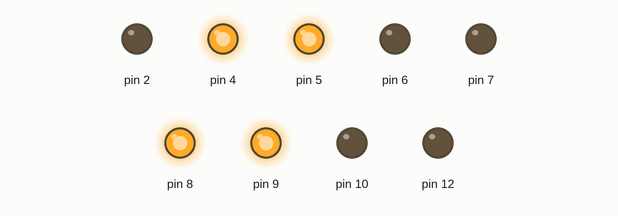
This sketch was run on a simulated Arduino Uno, built with avr-gcc and run on an emulated ATmega328P. Parts: output pins drawn as LEDs (lit = HIGH).

Above: at 0.5 s.
At 1.5 s:
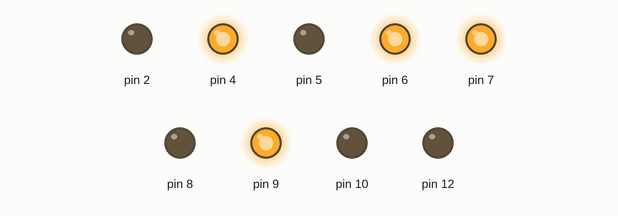
At 2.5 s:
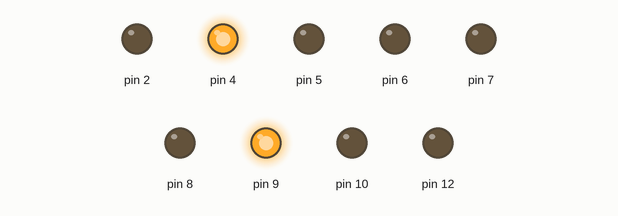
At 3.5 s:
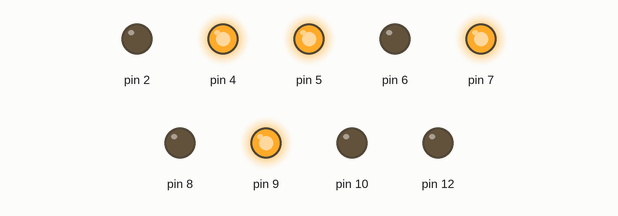
At 4.5 s:
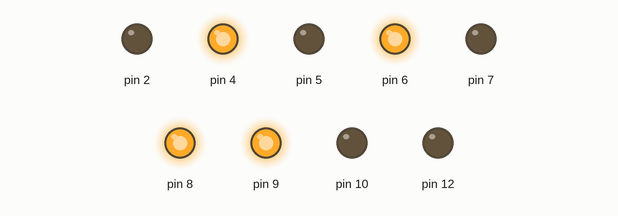
Timing chart, 0 to 6.5 s (numbered marks = the images above):
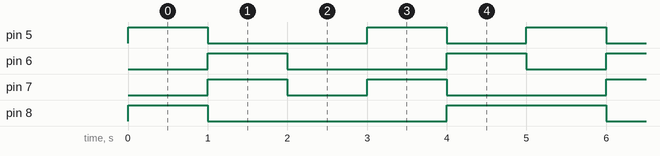

Measured:
- by itself, pin 5, pin 6: repeats every 5.0 s: LOW 2.0 s, HIGH 1.0 s, LOW 1.0 s, HIGH 1.0 s
- by itself, pin 7: repeats every 5.0 s: LOW 1.0 s, HIGH 1.0 s, LOW 2.0 s, HIGH 1.0 s
- by itself, pin 8: repeats every 5.0 s: LOW 3.0 s, HIGH 2.0 s

The sketch:

main.ino
```cpp
#include "ultrassonic.h"
#include "motor_control.h"
#include <ArduinoJson.h>

UltrasonicSensor ultrasonicRight(10, 11);
UltrasonicSensor ultrasonicCenter(2, 3);
UltrasonicSensor ultrasonicLeft(12, 13);
MotorControl motorControl(9, 4, 8, 7, 6, 5);

void setup() {
    ultrasonicRight.begin();
    ultrasonicCenter.begin();
    ultrasonicLeft.begin();

    motorControl.begin();
    motorControl.setSpeed(255);

    Serial.begin(115200);
}

void loop() {
    // if (Serial.available() > 0) {
    //     char command = Serial.read();
    //     executeCommand(command);
    // }

    // // Criar um objeto JSON para os dados dos sensores
    // StaticJsonDocument<256> jsonDoc;
    // jsonDoc["right"] = ultrasonicRight.getDistance();
    // jsonDoc["center"] = ultrasonicCenter.getDistance();
    // jsonDoc["left"] = ultrasonicLeft.getDistance();

    // // Serializar o objeto JSON e enviá-lo
    // String jsonData;
    // serializeJson(jsonDoc, jsonData);
    // Serial.println(jsonData);

    // delay(10);  // Aguardar um 1 decimo de segundo


    motorControl.moveBackward();
    delay(1000);
    motorControl.moveForward();
    delay(1000);
    motorControl.stop();
    delay(1000);
    motorControl.moveLeft();
    delay(1000);
    motorControl.moveRight();
    delay(1000);
}

void executeCommand(char cmd) {
    switch (cmd) {
        case 'w':
            motorControl.moveForward();
            break;
        case 'a':
            motorControl.moveLeft();
            break;
        case 'd':
            motorControl.moveRight();
            break;
        case 's':
            motorControl.moveBackward();
            break;
        default:
            motorControl.stop();
    }
}
```

motor_control.cpp
```cpp
#include "motor_control.h"
#include <Arduino.h>

MotorControl::MotorControl(int enAPin, int enBPin, int in1Pin, int in2Pin, int in3Pin, int in4Pin)
        : enAPin(enAPin), enBPin(enBPin), in1Pin(in1Pin), in2Pin(in2Pin), in3Pin(in3Pin), in4Pin(in4Pin), currentSpeed(0) {
}

void MotorControl::begin() {
    pinMode(enAPin, OUTPUT);
    pinMode(enBPin, OUTPUT);
    pinMode(in1Pin, OUTPUT);
    pinMode(in2Pin, OUTPUT);
    pinMode(in3Pin, OUTPUT);
    pinMode(in4Pin, OUTPUT);
}

void MotorControl::setSpeed(int speed) {
    currentSpeed = speed;
    analogWrite(enAPin, speed);
    analogWrite(enBPin, speed);
}

int MotorControl::getSpeed() {
    return currentSpeed;
}

void MotorControl::moveForward() {
    digitalWrite(in1Pin, LOW);
    digitalWrite(in2Pin, HIGH);
    digitalWrite(in3Pin, HIGH);
    digitalWrite(in4Pin, LOW);
}

void MotorControl::moveBackward() {
    digitalWrite(in1Pin, HIGH);
    digitalWrite(in2Pin, LOW);
    digitalWrite(in3Pin, LOW);
    digitalWrite(in4Pin, HIGH);
}

void MotorControl::moveRight() {
    digitalWrite(in1Pin, HIGH);
    digitalWrite(in2Pin, LOW);
    digitalWrite(in3Pin, HIGH);
    digitalWrite(in4Pin, LOW);
}

void MotorControl::moveLeft() {
    digitalWrite(in1Pin, LOW);
    digitalWrite(in2Pin, HIGH);
    digitalWrite(in3Pin, LOW);
    digitalWrite(in4Pin, HIGH);
}

void MotorControl::stop() {
    digitalWrite(in1Pin, LOW);
    digitalWrite(in2Pin, LOW);
    digitalWrite(in3Pin, LOW);
    digitalWrite(in4Pin, LOW);
}
```

motor_control.h
```cpp
#ifndef MOTOR_CONTROL_H
#define MOTOR_CONTROL_H

class MotorControl {
public:
    MotorControl(int enAPin, int enBPin, int in1Pin, int in2Pin, int in3Pin, int in4Pin);
    void begin();
    void setSpeed(int speed);
    int getSpeed();
    void moveForward();
    void moveBackward();
    void moveRight();
    void moveLeft();
    void stop();

private:
    int enAPin;
    int enBPin;
    int in1Pin;
    int in2Pin;
    int in3Pin;
    int in4Pin;
    int currentSpeed;
};

#endif
```

ultrassonic.cpp
```cpp
#include "ultrassonic.h"
#include <Arduino.h>

UltrasonicSensor::UltrasonicSensor(int trigPin, int echoPin)
        : trigPin(trigPin), echoPin(echoPin), sonar(trigPin, echoPin, 200) {
}

void UltrasonicSensor::begin() {
    pinMode(trigPin, OUTPUT);
    pinMode(echoPin, INPUT);
}

unsigned int UltrasonicSensor::getDistance() {
    return sonar.ping_cm();
}
```

ultrassonic.h
```cpp
#ifndef ULTRASSONIC_H
#define ULTRASSONIC_H

#include <NewPing.h>

class UltrasonicSensor {
public:
    UltrasonicSensor(int trigPin, int echoPin);
    void begin();
    unsigned int getDistance();

private:
    int trigPin;
    int echoPin;
    NewPing sonar;
};

#endif
```
